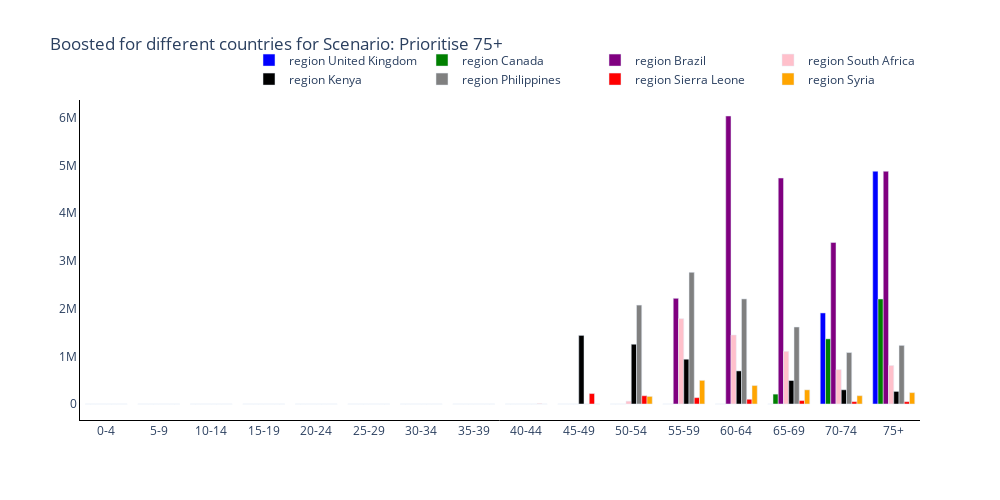
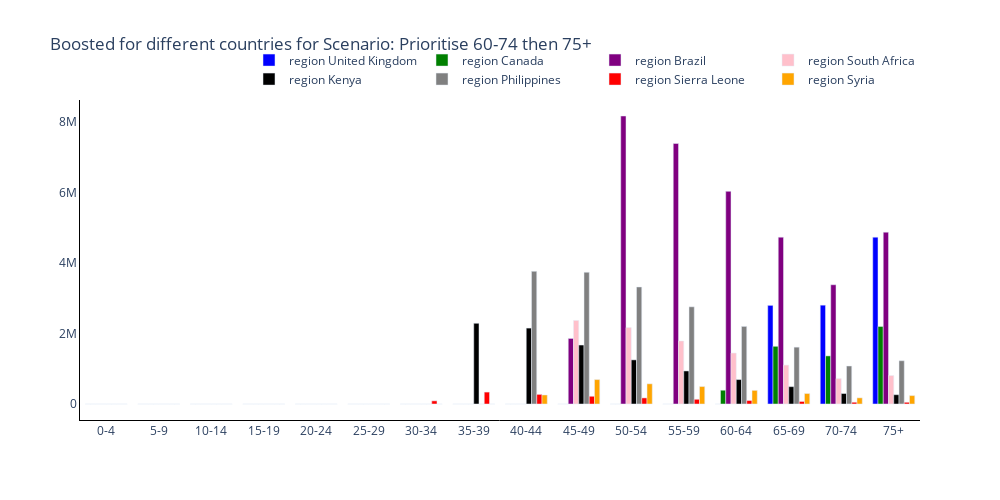
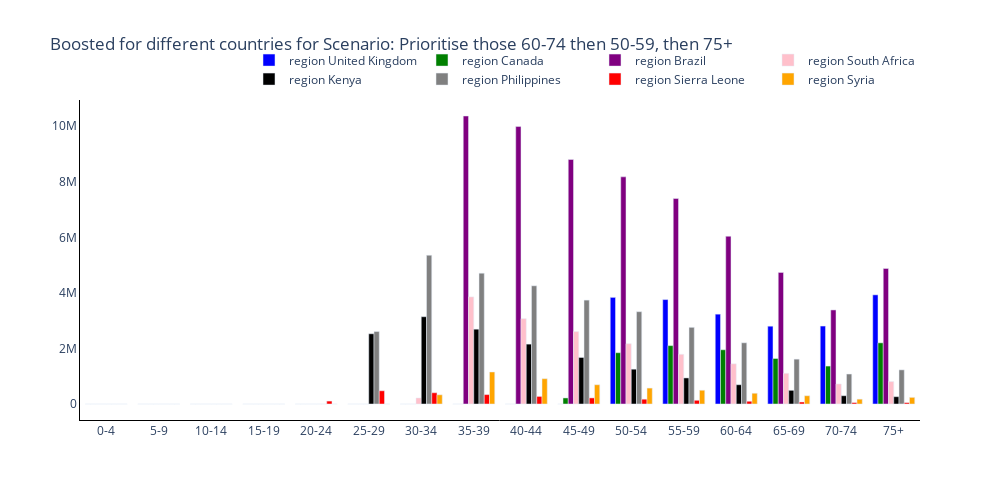

The notebook cell saved with these charts, in order:
### Code cell
# Trace names - represent the solver used for the simulation
trace_name = ['region {}'.format(r) for r in regions]

fig = go.Figure()
# Plot for each region
for s, scenario in enumerate(scenario_names):
    fig = go.Figure()
    # Plot for each region
    for r, reg in enumerate(regions):
        fig.add_trace(
            go.Bar(
                y=scenario_boosted_mean[r][s, :],
                x=age_groups,
                name=trace_name[r],
                marker_color=colours[r],
            )
        )

    # Add axis labels
    fig.update_layout(
        boxmode='group',
        title='Boosted for different countries for Scenario: {}'.format(scenario),
        width=1000,
        height=500,
        plot_bgcolor='white',
        xaxis=dict(linecolor='black'),
        yaxis=dict(linecolor='black'),
        hovermode='x unified',
        legend=dict(
                orientation="h",
                yanchor="bottom",
                y=1.02,
                xanchor="right",
                x=1
            )
        )

    fig.write_image('images/Boosted per Country for Scenario {}.pdf'.format(s+1))
    fig.show()

### Figure 1 — Plotly figure (JSON) as saved in the notebook; plotly's stock layout.template omitted (floating-point values rounded to 4 significant figures)
{"data": [{"marker": {"color": "blue"}, "name": "region United Kingdom", "type": "bar", "x": ["0-4", "5-9", "10-14", "15-19", "20-24", "25-29", "30-34", "35-39", "40-44", "45-49", "50-54", "55-59", "60-64", "65-69", "70-74", "75+"], "y": [0, 0, 0, 0, 0, 0, 0, 0, 0, 0, 0, 0, 0, -4.657e-11, 1909000.0, 4880000.0]}, {"marker": {"color": "green"}, "name": "region Canada", "type": "bar", "x": ["0-4", "5-9", "10-14", "15-19", "20-24", "25-29", "30-34", "35-39", "40-44", "45-49", "50-54", "55-59", "60-64", "65-69", "70-74", "75+"], "y": [0, 0, 0, 0, 0, 0, 0, 0, 0, 0, 0, 0, -5.821e-12, 207100.0, 1366000.0, 2201000.0]}, {"marker": {"color": "purple"}, "name": "region Brazil", "type": "bar", "x": ["0-4", "5-9", "10-14", "15-19", "20-24", "25-29", "30-34", "35-39", "40-44", "45-49", "50-54", "55-59", "60-64", "65-69", "70-74", "75+"], "y": [0, 0, 0, 0, 0, 0, 0, 0, 0, 0, 0, 2216000.0, 6038000.0, 4737000.0, 3386000.0, 4879000.0]}, {"marker": {"color": "pink"}, "name": "region South Africa", "type": "bar", "x": ["0-4", "5-9", "10-14", "15-19", "20-24", "25-29", "30-34", "35-39", "40-44", "45-49", "50-54", "55-59", "60-64", "65-69", "70-74", "75+"], "y": [0, 0, 0, 0, 0, 0, 0, 0, 0, 0, 59800.0, 1789000.0, 1447000.0, 1104000.0, 721800.0, 808400.0]}, {"marker": {"color": "black"}, "name": "region Kenya", "type": "bar", "x": ["0-4", "5-9", "10-14", "15-19", "20-24", "25-29", "30-34", "35-39", "40-44", "45-49", "50-54", "55-59", "60-64", "65-69", "70-74", "75+"], "y": [0, 0, 0, 0, 0, 0, 0, 0, 0, 1438000.0, 1253000.0, 938500.0, 693800.0, 492600.0, 297600.0, 263700.0]}, {"marker": {"color": "gray"}, "name": "region Philippines", "type": "bar", "x": ["0-4", "5-9", "10-14", "15-19", "20-24", "25-29", "30-34", "35-39", "40-44", "45-49", "50-54", "55-59", "60-64", "65-69", "70-74", "75+"], "y": [0, 0, 0, 0, 0, 0, 0, 0, 0, 0, 2074000.0, 2760000.0, 2203000.0, 1614000.0, 1079000.0, 1229000.0]}, {"marker": {"color": "red"}, "name": "region Sierra Leone", "type": "bar", "x": ["0-4", "5-9", "10-14", "15-19", "20-24", "25-29", "30-34", "35-39", "40-44", "45-49", "50-54", "55-59", "60-64", "65-69", "70-74", "75+"], "y": [0, 0, 0, 0, 0, 0, 0, -9.095e-14, 2266.0, 219100.0, 172800.0, 133600.0, 99260.0, 71800.0, 49950.0, 48940.0]}, {"marker": {"color": "orange"}, "name": "region Syria", "type": "bar", "x": ["0-4", "5-9", "10-14", "15-19", "20-24", "25-29", "30-34", "35-39", "40-44", "45-49", "50-54", "55-59", "60-64", "65-69", "70-74", "75+"], "y": [0, 0, 0, 0, 0, 0, 0, 0, 0, 0, 159100.0, 495300.0, 386600.0, 296900.0, 174000.0, 238100.0]}], "layout": {"boxmode": "group", "height": 500, "hovermode": "x unified", "legend": {"orientation": "h", "x": 1, "xanchor": "right", "y": 1.02, "yanchor": "bottom"}, "plot_bgcolor": "white", "title": {"text": "Boosted for different countries for Scenario: Prioritise 75+"}, "width": 1000, "xaxis": {"linecolor": "black"}, "yaxis": {"linecolor": "black"}}}

### Figure 2 — Plotly figure (JSON) as saved in the notebook; plotly's stock layout.template omitted (floating-point values rounded to 4 significant figures)
{"data": [{"marker": {"color": "blue"}, "name": "region United Kingdom", "type": "bar", "x": ["0-4", "5-9", "10-14", "15-19", "20-24", "25-29", "30-34", "35-39", "40-44", "45-49", "50-54", "55-59", "60-64", "65-69", "70-74", "75+"], "y": [0, 0, 0, 0, 0, 0, 0, 0, 0, 0, 0, 0, 0, 2800000.0, 2806000.0, 4737000.0]}, {"marker": {"color": "green"}, "name": "region Canada", "type": "bar", "x": ["0-4", "5-9", "10-14", "15-19", "20-24", "25-29", "30-34", "35-39", "40-44", "45-49", "50-54", "55-59", "60-64", "65-69", "70-74", "75+"], "y": [0, 0, 0, 0, 0, 0, 0, 0, 0, 0, 0, 0, 391400.0, 1638000.0, 1366000.0, 2201000.0]}, {"marker": {"color": "purple"}, "name": "region Brazil", "type": "bar", "x": ["0-4", "5-9", "10-14", "15-19", "20-24", "25-29", "30-34", "35-39", "40-44", "45-49", "50-54", "55-59", "60-64", "65-69", "70-74", "75+"], "y": [0, 0, 0, 0, 0, 0, 0, 0, -4.657e-11, 1861000.0, 8177000.0, 7396000.0, 6038000.0, 4737000.0, 3386000.0, 4879000.0]}, {"marker": {"color": "pink"}, "name": "region South Africa", "type": "bar", "x": ["0-4", "5-9", "10-14", "15-19", "20-24", "25-29", "30-34", "35-39", "40-44", "45-49", "50-54", "55-59", "60-64", "65-69", "70-74", "75+"], "y": [0, 0, 0, 0, 0, 0, 0, 0, 0, 2373000.0, 2171000.0, 1789000.0, 1447000.0, 1104000.0, 721800.0, 808400.0]}, {"marker": {"color": "black"}, "name": "region Kenya", "type": "bar", "x": ["0-4", "5-9", "10-14", "15-19", "20-24", "25-29", "30-34", "35-39", "40-44", "45-49", "50-54", "55-59", "60-64", "65-69", "70-74", "75+"], "y": [0, 0, 0, 0, 0, 0, 0, 2292000.0, 2155000.0, 1674000.0, 1253000.0, 938500.0, 693800.0, 492600.0, 297600.0, 263700.0]}, {"marker": {"color": "gray"}, "name": "region Philippines", "type": "bar", "x": ["0-4", "5-9", "10-14", "15-19", "20-24", "25-29", "30-34", "35-39", "40-44", "45-49", "50-54", "55-59", "60-64", "65-69", "70-74", "75+"], "y": [0, 0, 0, 0, 0, 0, 0, 0, 3767000.0, 3740000.0, 3322000.0, 2760000.0, 2203000.0, 1614000.0, 1079000.0, 1229000.0]}, {"marker": {"color": "red"}, "name": "region Sierra Leone", "type": "bar", "x": ["0-4", "5-9", "10-14", "15-19", "20-24", "25-29", "30-34", "35-39", "40-44", "45-49", "50-54", "55-59", "60-64", "65-69", "70-74", "75+"], "y": [0, 0, 0, 0, 0, 0, 89430.0, 338500.0, 272700.0, 219100.0, 172800.0, 133600.0, 99260.0, 71800.0, 49950.0, 48940.0]}, {"marker": {"color": "orange"}, "name": "region Syria", "type": "bar", "x": ["0-4", "5-9", "10-14", "15-19", "20-24", "25-29", "30-34", "35-39", "40-44", "45-49", "50-54", "55-59", "60-64", "65-69", "70-74", "75+"], "y": [0, 0, 0, 0, 0, 0, 0, 0, 256400.0, 693100.0, 573000.0, 495300.0, 386600.0, 296900.0, 174000.0, 238100.0]}], "layout": {"boxmode": "group", "height": 500, "hovermode": "x unified", "legend": {"orientation": "h", "x": 1, "xanchor": "right", "y": 1.02, "yanchor": "bottom"}, "plot_bgcolor": "white", "title": {"text": "Boosted for different countries for Scenario: Prioritise 60-74 then 75+"}, "width": 1000, "xaxis": {"linecolor": "black"}, "yaxis": {"linecolor": "black"}}}

### Figure 3 — Plotly figure (JSON) as saved in the notebook; plotly's stock layout.template omitted (floating-point values rounded to 4 significant figures)
{"data": [{"marker": {"color": "blue"}, "name": "region United Kingdom", "type": "bar", "x": ["0-4", "5-9", "10-14", "15-19", "20-24", "25-29", "30-34", "35-39", "40-44", "45-49", "50-54", "55-59", "60-64", "65-69", "70-74", "75+"], "y": [0, 0, 0, 0, 0, 0, 0, 0, 0, -1.863e-10, 3838000.0, 3759000.0, 3234000.0, 2800000.0, 2806000.0, 3929000.0]}, {"marker": {"color": "green"}, "name": "region Canada", "type": "bar", "x": ["0-4", "5-9", "10-14", "15-19", "20-24", "25-29", "30-34", "35-39", "40-44", "45-49", "50-54", "55-59", "60-64", "65-69", "70-74", "75+"], "y": [0, 0, 0, 0, 0, 0, 0, 0, 0, 217800.0, 1846000.0, 2102000.0, 1952000.0, 1638000.0, 1366000.0, 2201000.0]}, {"marker": {"color": "purple"}, "name": "region Brazil", "type": "bar", "x": ["0-4", "5-9", "10-14", "15-19", "20-24", "25-29", "30-34", "35-39", "40-44", "45-49", "50-54", "55-59", "60-64", "65-69", "70-74", "75+"], "y": [0, 0, 0, 0, 0, 0, 0, 10370000.0, 9987000.0, 8801000.0, 8177000.0, 7396000.0, 6038000.0, 4737000.0, 3386000.0, 4879000.0]}, {"marker": {"color": "pink"}, "name": "region South Africa", "type": "bar", "x": ["0-4", "5-9", "10-14", "15-19", "20-24", "25-29", "30-34", "35-39", "40-44", "45-49", "50-54", "55-59", "60-64", "65-69", "70-74", "75+"], "y": [0, 0, 0, 0, 0, 0, 217100.0, 3855000.0, 3072000.0, 2607000.0, 2171000.0, 1789000.0, 1447000.0, 1104000.0, 721800.0, 808400.0]}, {"marker": {"color": "black"}, "name": "region Kenya", "type": "bar", "x": ["0-4", "5-9", "10-14", "15-19", "20-24", "25-29", "30-34", "35-39", "40-44", "45-49", "50-54", "55-59", "60-64", "65-69", "70-74", "75+"], "y": [0, 0, 0, 0, 0, 2528000.0, 3142000.0, 2693000.0, 2155000.0, 1674000.0, 1253000.0, 938500.0, 693800.0, 492600.0, 297600.0, 263700.0]}, {"marker": {"color": "gray"}, "name": "region Philippines", "type": "bar", "x": ["0-4", "5-9", "10-14", "15-19", "20-24", "25-29", "30-34", "35-39", "40-44", "45-49", "50-54", "55-59", "60-64", "65-69", "70-74", "75+"], "y": [0, 0, 0, 0, 0, 2608000.0, 5355000.0, 4711000.0, 4254000.0, 3740000.0, 3322000.0, 2760000.0, 2203000.0, 1614000.0, 1079000.0, 1229000.0]}, {"marker": {"color": "red"}, "name": "region Sierra Leone", "type": "bar", "x": ["0-4", "5-9", "10-14", "15-19", "20-24", "25-29", "30-34", "35-39", "40-44", "45-49", "50-54", "55-59", "60-64", "65-69", "70-74", "75+"], "y": [0, 0, 0, 2.91e-12, 105300.0, 476200.0, 404900.0, 338500.0, 272700.0, 219100.0, 172800.0, 133600.0, 99260.0, 71800.0, 49950.0, 48940.0]}, {"marker": {"color": "orange"}, "name": "region Syria", "type": "bar", "x": ["0-4", "5-9", "10-14", "15-19", "20-24", "25-29", "30-34", "35-39", "40-44", "45-49", "50-54", "55-59", "60-64", "65-69", "70-74", "75+"], "y": [0, 0, 0, 0, 0, -1.164e-11, 330600.0, 1152000.0, 910200.0, 693100.0, 573000.0, 495300.0, 386600.0, 296900.0, 174000.0, 238100.0]}], "layout": {"boxmode": "group", "height": 500, "hovermode": "x unified", "legend": {"orientation": "h", "x": 1, "xanchor": "right", "y": 1.02, "yanchor": "bottom"}, "plot_bgcolor": "white", "title": {"text": "Boosted for different countries for Scenario: Prioritise those 60-74 then 50-59, then 75+"}, "width": 1000, "xaxis": {"linecolor": "black"}, "yaxis": {"linecolor": "black"}}}
